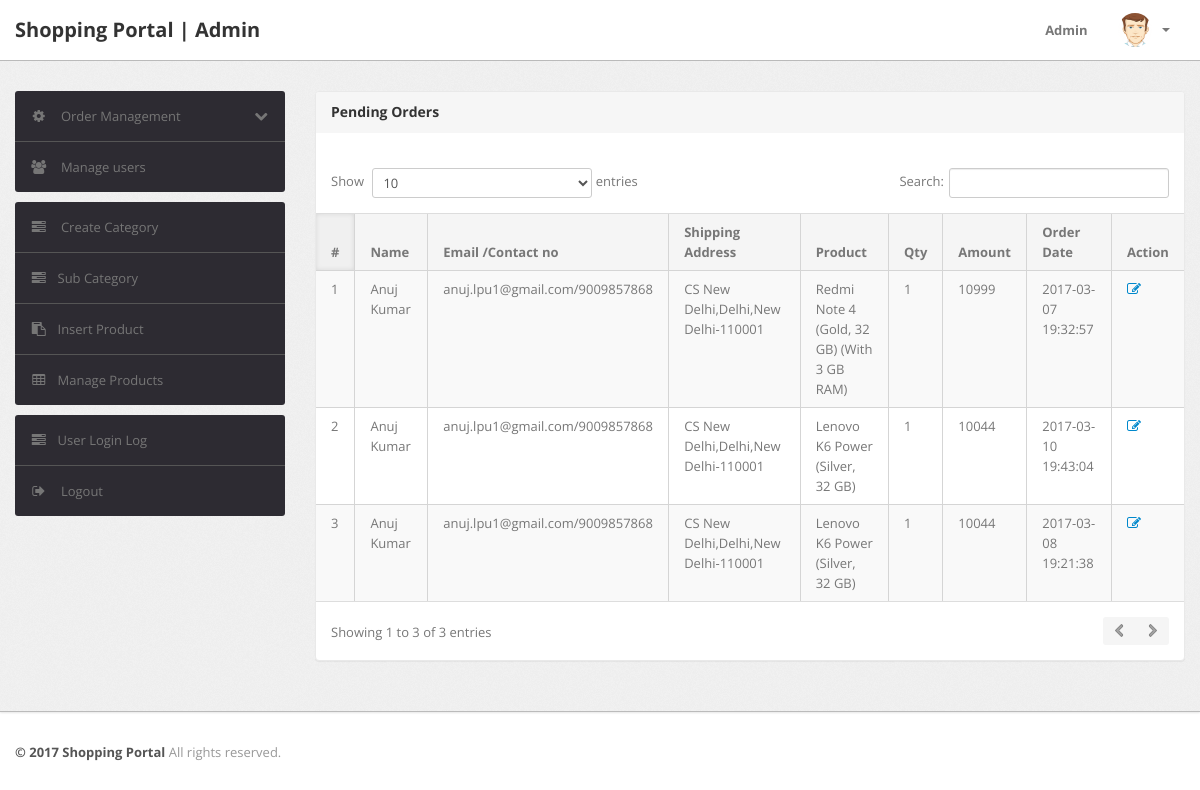
Page /shopping/admin/delivered-orders.php (signed in) on the committed database.
### tables this page shows
CREATE TABLE `orders` (
  `id` int(11) NOT NULL,
  `userId` int(11) DEFAULT NULL,
  `productId` varchar(255) DEFAULT NULL,
  `quantity` int(11) DEFAULT NULL,
  `orderDate` timestamp NOT NULL DEFAULT CURRENT_TIMESTAMP,
  `paymentMethod` varchar(50) DEFAULT NULL,
  `orderStatus` varchar(55) DEFAULT NULL
);

CREATE TABLE `users` (
  `id` int(11) NOT NULL,
  `name` varchar(255) DEFAULT NULL,
  `email` varchar(255) DEFAULT NULL,
  `contactno` bigint(11) DEFAULT NULL,
  `password` varchar(255) DEFAULT NULL,
  `shippingAddress` longtext,
  `shippingState` varchar(255) DEFAULT NULL,
  `shippingCity` varchar(255) DEFAULT NULL,
  `shippingPincode` int(11) DEFAULT NULL,
  `billingAddress` longtext,
  `billingState` varchar(255) DEFAULT NULL,
  `billingCity` varchar(255) DEFAULT NULL,
  `billingPincode` int(11) DEFAULT NULL,
  `regDate` timestamp NOT NULL DEFAULT CURRENT_TIMESTAMP,
  `updationDate` varchar(255) DEFAULT NULL
);

CREATE TABLE `products` (
  `id` int(11) NOT NULL,
  `category` int(11) NOT NULL,
  `subCategory` int(11) DEFAULT NULL,
  `productName` varchar(255) DEFAULT NULL,
  `productCompany` varchar(255) DEFAULT NULL,
  `productPrice` int(11) DEFAULT NULL,
  `productPriceBeforeDiscount` int(11) DEFAULT NULL,
  `productDescription` longtext,
  `productImage1` varchar(255) DEFAULT NULL,
  `productImage2` varchar(255) DEFAULT NULL,
  `productImage3` varchar(255) DEFAULT NULL,
  `shippingCharge` int(11) DEFAULT NULL,
  `productAvailability` varchar(255) DEFAULT NULL,
  `postingDate` timestamp NULL DEFAULT CURRENT_TIMESTAMP,
  `updationDate` varchar(255) DEFAULT NULL
);

### shopping/admin/delivered-orders.php (the view, shortened to what this page needs)
<?php
include('include/config.php');
if(strlen($_SESSION['alogin'])==0)
	{
header('location:index.php');
}
else{
?>
<!DOCTYPE html>
<html lang="en">
<head>
	<link type="text/css" href="bootstrap/css/bootstrap.min.css" rel="stylesheet">
	<link type="text/css" href="bootstrap/css/bootstrap-responsive.min.css" rel="stylesheet">
	<link type="text/css" href="css/theme.css" rel="stylesheet">
	<link type="text/css" href="images/icons/css/font-awesome.css" rel="stylesheet">
</head>
<body>
<?php include('include/header.php');?>
	<div class="wrapper">
		<div class="container">
			<div class="row">
<?php include('include/sidebar.php');?>
			<div class="span9">
					<div class="content">
	<div class="module">
							<div class="module-head">
								<h3>Pending Orders</h3>
							</div>
							<div class="module-body table">
									<br />
								<table cellpadding="0" cellspacing="0" border="0" class="datatable-1 table table-bordered table-striped	 display table-responsive" >
									<thead>
										<tr>
											<th>#</th>
											<th> Name</th>
											<th width="50">Email /Contact no</th>
											<th>Shipping Address</th>
											<th>Product </th>
											<th>Qty </th>
											<th>Amount </th>
											<th>Order Date</th>
											<th>Action</th>
										</tr>
									</thead>
<tbody>
<?php
$st='Delivered';
$query=mysqli_query($con,"select users.name as username,users.email as useremail,users.contactno as usercontact,users.shippingAddress as shippingaddress,users.shippingCity as shippingcity,users.shippingState as shippingstate,users.shippingPincode as shippingpincode,products.productName as productname,products.shippingCharge as shippingcharge,orders.quantity as quantity,orders.orderDate as orderdate,products.productPrice as productprice,orders.id as id  from orders join users on  orders.userId=users.id join products on products.id=orders.productId where orders.orderStatus='$st'");
$cnt=1;
while($row=mysqli_fetch_array($query))
{
?>
										<tr>
											<td><?php echo htmlentities($cnt);?></td>
											<td><?php echo htmlentities($row['username']);?></td>
											<td><?php echo htmlentities($row['useremail']);?>/<?php echo htmlentities($row['usercontact']);?></td>
											<td><?php echo htmlentities($row['shippingaddress'].",".$row['shippingcity'].",".$row['shippingstate']."-".$row['shippingpincode']);?></td>
											<td><?php echo htmlentities($row['productname']);?></td>
											<td><?php echo htmlentities($row['quantity']);?></td>
											<td><?php echo htmlentities($row['quantity']*$row['productprice']+$row['shippingcharge']);?></td>
											<td><?php echo htmlentities($row['orderdate']);?></td>
											<td>    <a href="updateorder.php?oid=<?php echo htmlentities($row['id']);?>" title="Update order" target="_blank"><i class="icon-edit"></i></a>
											</td>
											</tr>
										<?php $cnt=$cnt+1; } ?>
										</tbody>
								</table>
							</div>
						</div>
					</div>
				</div>
			</div>
		</div>
	</div>
<?php include('include/footer.php');?>
</body>
<?php } ?>

### rows in the picture
orders: userId.name "Anuj Kumar", userId.email "anuj.lpu1@gmail.com", userId.contactno "9009857868", userId.shippingPincode "CS New Delhi,Delhi,New Delhi-110001", productId.productName "Redmi Note 4 (Gold, 32 GB) (With 3 GB RAM)", quantity "1", $row['quantity']*$row['productprice']+$row['shippingcharge'] "10999", orderDate "2017-03-07 19:32:57"
orders: userId.name "Anuj Kumar", userId.email "anuj.lpu1@gmail.com", userId.contactno "9009857868", userId.shippingPincode "CS New Delhi,Delhi,New Delhi-110001", productId.productName "Lenovo K6 Power (Silver, 32 GB)", quantity "1", $row['quantity']*$row['productprice']+$row['shippingcharge'] "10044", orderDate "2017-03-10 19:43:04"
orders: userId.name "Anuj Kumar", userId.email "anuj.lpu1@gmail.com", userId.contactno "9009857868", userId.shippingPincode "CS New Delhi,Delhi,New Delhi-110001", productId.productName "Lenovo K6 Power (Silver, 32 GB)", quantity "1", $row['quantity']*$row['productprice']+$row['shippingcharge'] "10044", orderDate "2017-03-08 19:21:38"
